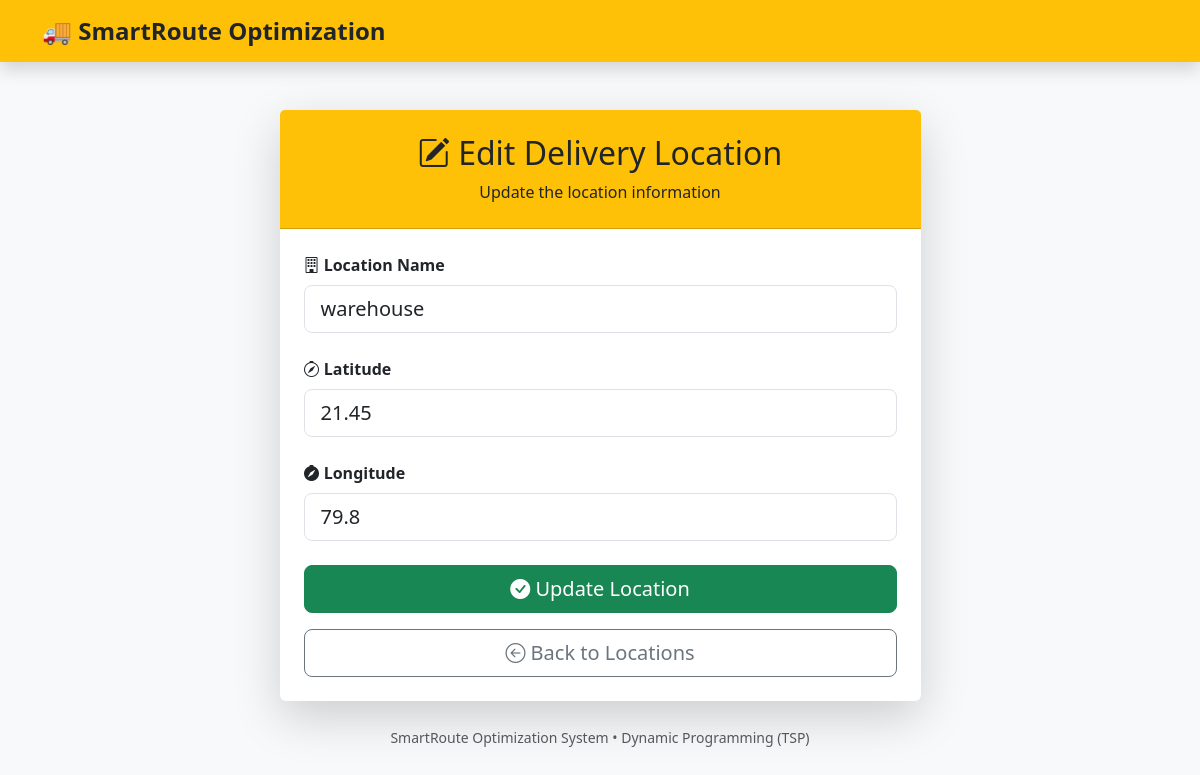
The page /edit-location/2 on the database its author committed.
### tables this page shows
CREATE TABLE locations(
            id INTEGER PRIMARY KEY AUTOINCREMENT,
            name TEXT NOT NULL,
            latitude REAL NOT NULL,
            longitude REAL NOT NULL
        );

### app.py (the view, shortened to what this page needs)
@app.route("/edit-location/<int:id>", methods=["GET", "POST"])
def edit_location(id):
    conn = sqlite3.connect("database/delivery.db")
    cursor = conn.cursor()
    cursor.execute("SELECT * FROM locations WHERE id=?", (id,))
    location = cursor.fetchone()
    conn.close()
    return render_template("edit_location.html", location=location)

### templates/edit_location.html (shortened to what this page needs)
<!DOCTYPE html>
<html lang="en">
<head>
    <link href="https://cdn.jsdelivr.net/npm/bootstrap@5.3.8/dist/css/bootstrap.min.css" rel="stylesheet">
    <link rel="stylesheet"
    href="https://cdn.jsdelivr.net/npm/bootstrap-icons@1.13.1/font/bootstrap-icons.min.css">
</head>
<body class="bg-light">
<nav class="navbar navbar-dark bg-warning shadow">
    <div class="container">
        <a href="/dashboard" class="navbar-brand fw-bold fs-4 text-dark">
            🚚 SmartRoute Optimization
        </a>
    </div>
</nav>
<div class="container mt-5">
    <div class="row justify-content-center">
        <div class="col-lg-7">
            <div class="card shadow-lg border-0">
                <div class="card-header bg-warning text-dark text-center py-4">
                    <h2>
                        <i class="bi bi-pencil-square"></i>
                        Edit Delivery Location
                    </h2>
                    <p class="mb-0">
                        Update the location information
                    </p>
                </div>
                <div class="card-body p-4">
                    <form method="POST">
                        <div class="mb-4">
                            <label class="form-label fw-bold">
                                <i class="bi bi-building"></i>
                                Location Name
                            </label>
                            <input
                                type="text"
                                class="form-control form-control-lg"
                                name="name"
                                value="{{ location[1] }}"
                                required>
                        </div>
                        <div class="mb-4">
                            <label class="form-label fw-bold">
                                <i class="bi bi-compass"></i>
                                Latitude
                            </label>
                            <input
                                type="number"
                                step="any"
                                class="form-control form-control-lg"
                                name="latitude"
                                value="{{ location[2] }}"
                                required>
                        </div>
                        <div class="mb-4">
                            <label class="form-label fw-bold">
                                <i class="bi bi-compass-fill"></i>
                                Longitude
                            </label>
                            <input
                                type="number"
                                step="any"
                                class="form-control form-control-lg"
                                name="longitude"
                                value="{{ location[3] }}"
                                required>
                        </div>
                        <div class="d-grid gap-3">
                            <button
                                type="submit"
                                class="btn btn-success btn-lg">
                                <i class="bi bi-check-circle-fill"></i>
                                Update Location
                            </button>
                            <a
                                href="/locations"
                                class="btn btn-outline-secondary btn-lg">
                                <i class="bi bi-arrow-left-circle"></i>
                                Back to Locations
                            </a>
                        </div>
                    </form>
                </div>
            </div>
            <div class="text-center mt-4 text-muted">
                <small>
                    SmartRoute Optimization System • Dynamic Programming (TSP)
                </small>
            </div>
        </div>
    </div>
</div>
</body>
</html>

### rows shown on the page
locations: name "warehouse", latitude "21.45", longitude "79.8"
